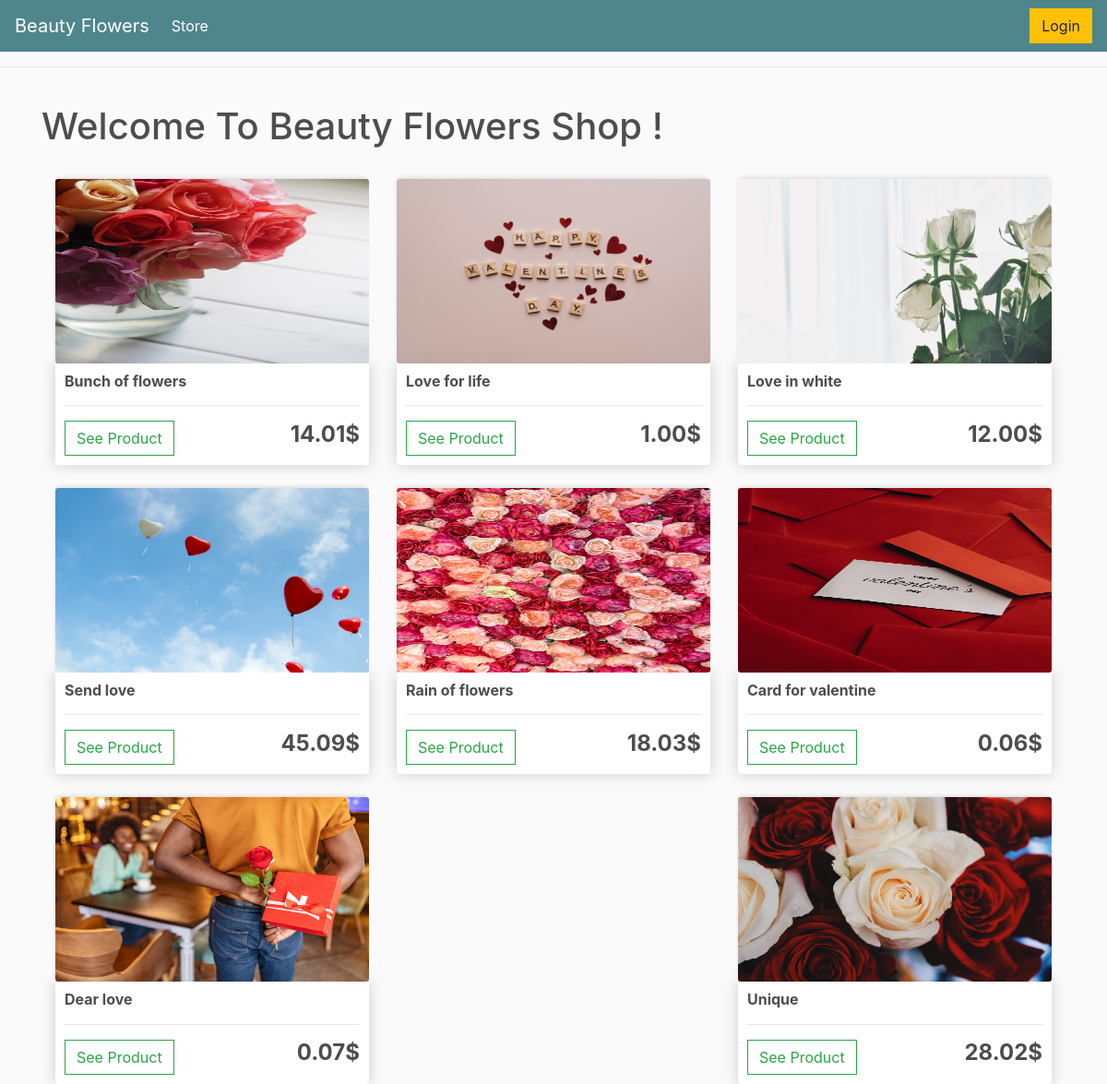
The page / on the database its author committed.
### beautyflowers/models.py (models this page shows, shortened)
class Product(models.Model):
    name = models.CharField(max_length=220)
    slug = models.SlugField(max_length=255, unique=True)
    price = models.DecimalField(max_digits=4, decimal_places=2)
    description = models.TextField(blank=True, default="Exclusive one-size poster.")
    image = models.ImageField(upload_to = "beautyflowers/static/img/", default=None)
    alt = models.CharField(max_length=50, null=False, default="img")
    quantity = models.IntegerField(default=0, blank=True, null=0)
    last_modified = models.DateTimeField(auto_now_add = True)
    created_on = models.DateField(blank=True, null=True)
    class Meta:
        ordering = ['-created_on']

### beautyflowers/views.py (the view)
# urls.py: path('', views.list_of_products, name='list_of_products'),
def list_of_products(request):
    context ={}
    context["dataset"] = Product.objects.all()
    return render(request, "beautyflowers/shop.html", context)

### beautyflowers/templates/beautyflowers/shop.html
{% extends './main.html' %}
{% load static %}
{% block content %}
<h1>Welcome To Beauty Flowers Shop !</h1>
<div class="main flex">
    {% for data in dataset %}
    <div class="col-lg-4">
        <div class="img">
            {% if data.image %}
            <img class="card-img thumbnail" src="{{ data.image.url }}" alt="{{ data.alt }}" />
            {% endif %}
        </div>
        <div class="box-element product">
            <h6><strong>{{ data.name }}</strong></h6>
            <hr>
            <div class="bottom_card">
                <div class="buttons_card">
                    <a class="btn btn-outline-success" href="/{{data.slug}}">See Product</a>
                </div>
                <div class="price">
                    <h4><strong>{{ data.price }}$</strong></h4>
                </div>
            </div>
        </div>
    </div>
    {% endfor %}
</div>
{% endblock content %}

### static/css/main.css (style rules this page uses)
* { padding: 0; margin: 0; }
body { background-color: hsl(0, 0%, 98%); }
h1,h2,h3,h4,h5,h6 { color:hsl(0, 0%, 30%); }
.box-element { box-shadow:hsl(0, 0%, 80%) 0 0 16px; background-color: #fff; border-radius: 4px; padding: 10px; }
.thumbnail { width: 100%; height: 200px; -webkit-box-shadow: -1px -3px 5px -2px rgba(214,214,214,1); -moz-box-shadow: -1px -3px 5px -2px rgba(214,214,214,1); box-shadow: -1px -3px 5px -2px rgba(214,214,214,1); }
.product { border-radius: 0 0 4px 4px; max-width: 650px; }
.col-lg-4, .col-lg-6, .col-lg-8, .col-lg-12 { margin-top: 25px; }
.btn { border-radius: 0; }
h4 { display: inline-block; }
.flex { display: flex; flex-wrap: wrap; justify-content: space-between; }
.bottom_card { display: flex; justify-content: space-between; align-items: center; }

### rows shown on the page
Product: image (picture), name "Bunch of flowers", price "14.01"
Product: image (picture), name "Love for life", price "1.00"
Product: image (picture), name "Love in white", price "12.00"
Product: image (picture), name "Send love", price "45.09"
Product: image (picture), name "Rain of flowers", price "18.03"
Product: image (picture), name "Card for valentine", price "0.06"
Product: image (picture), name "Dear love", price "0.07"
Product: image (picture), name "Unique", price "28.02"
